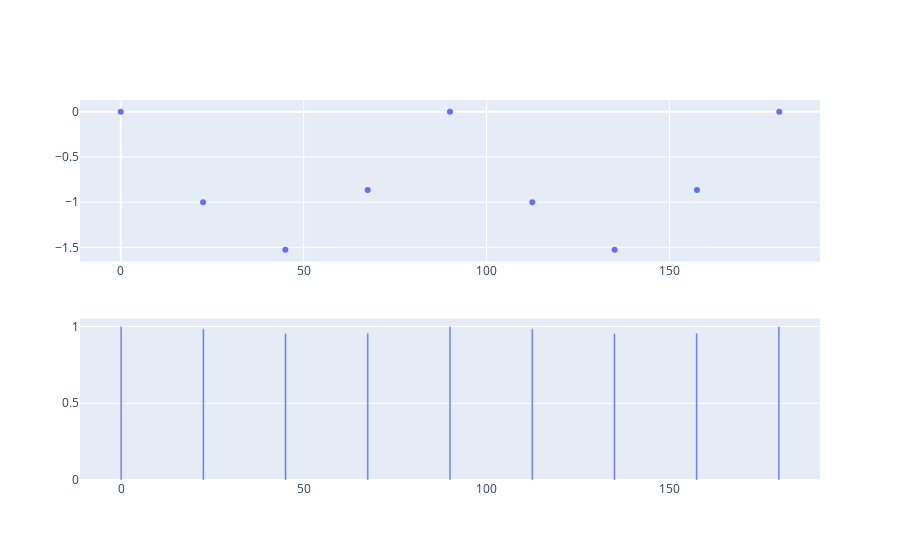

This figure's notebook cell:
### Code cell
v = ortho_base.ortho_conv2d(diamond_rot[:,None], w, padding='valid')[...,0,1,1]
alpha = torch.atan2(v[1], v[0])
rho = torch.linalg.norm(v, dim=0)
alpha_diff = as_angle(alpha-alpha[0,None]-torch.Tensor(alphas))*180/np.pi
rho_ratio = rho/(rho[0,None]+1e-8)


print('alpha (rad):', (alpha-alpha[0,None])%(2*np.pi))
print('alpha diff (deg):', alpha_diff)
print('rho:', rho_ratio)
print(f'max alpha diff (deg): {abs(alpha_diff).max():.2f}, rho std: {rho.std():.4f}')

fig = make_subplots(2)
fig.add_trace(px.scatter(x=alphas*180/np.pi, y=alpha_diff).data[0], row=1, col=1)
fig.add_trace(px.bar(x=alphas*180/np.pi, y=rho_ratio).data[0], row=2, col=1)
fig.update_layout(height=500)
fig.update_traces(row=2, width=0.5)

### Figure 1 — Plotly figure (JSON) as saved in the notebook; plotly's stock layout.template omitted (floating-point values rounded to 4 significant figures)
{"data": [{"hovertemplate": "x=%{x}<br>y=%{y}<extra></extra>", "legendgroup": "", "marker": {"color": "#636efa", "symbol": "circle"}, "mode": "markers", "name": "", "orientation": "v", "showlegend": false, "type": "scatter", "x": [0, 22.5, 45, 67.5, 90, 112.5, 135, 157.5, 180], "xaxis": "x", "y": [0, -1.001, -1.526, -0.8646, 6.83e-06, -1.001, -1.526, -0.8646, 0], "yaxis": "y"}, {"alignmentgroup": "True", "hovertemplate": "x=%{x}<br>y=%{y}<extra></extra>", "legendgroup": "", "marker": {"color": "#636efa", "pattern": {"shape": ""}}, "name": "", "offsetgroup": "", "orientation": "v", "showlegend": false, "textposition": "auto", "type": "bar", "width": 0.5, "x": [0, 22.5, 45, 67.5, 90, 112.5, 135, 157.5, 180], "xaxis": "x2", "y": [1, 0.9856, 0.9547, 0.9569, 1, 0.9856, 0.9547, 0.9569, 1.0], "yaxis": "y2"}], "layout": {"autosize": true, "xaxis": {"anchor": "y", "autorange": true, "domain": [0, 1], "range": [-10.54, 190.5], "type": "linear"}, "xaxis2": {"anchor": "y2", "autorange": true, "domain": [0, 1], "range": [-11.25, 191.2], "type": "linear"}, "yaxis": {"anchor": "x", "autorange": true, "domain": [0.575, 1], "range": [-1.666, 0.1401], "type": "linear"}, "yaxis2": {"anchor": "x2", "autorange": true, "domain": [0, 0.425], "range": [0, 1.053], "type": "linear"}}}
